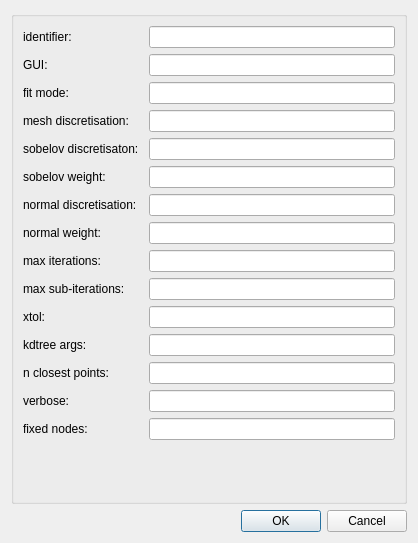
<?xml version="1.0" encoding="UTF-8"?>
<ui version="4.0">
 <class>Dialog</class>
 <widget class="QDialog" name="Dialog">
  <property name="geometry">
   <rect>
    <x>0</x>
    <y>0</y>
    <width>418</width>
    <height>543</height>
   </rect>
  </property>
  <property name="windowTitle">
   <string>ConfigureDialog</string>
  </property>
  <layout class="QGridLayout" name="gridLayout">
   <item row="1" column="0">
    <widget class="QDialogButtonBox" name="buttonBox">
     <property name="orientation">
      <enum>Qt::Horizontal</enum>
     </property>
     <property name="standardButtons">
      <set>QDialogButtonBox::Cancel|QDialogButtonBox::Ok</set>
     </property>
    </widget>
   </item>
   <item row="0" column="0">
    <widget class="QGroupBox" name="configGroupBox">
     <property name="title">
      <string/>
     </property>
     <layout class="QFormLayout" name="formLayout">
      <item row="0" column="0">
       <widget class="QLabel" name="label0">
        <property name="text">
         <string>identifier:  </string>
        </property>
       </widget>
      </item>
      <item row="0" column="1">
       <widget class="QLineEdit" name="lineEdit0"/>
      </item>
      <item row="3" column="0">
       <widget class="QLabel" name="label1">
        <property name="text">
         <string>mesh discretisation:  </string>
        </property>
       </widget>
      </item>
      <item row="3" column="1">
       <widget class="QLineEdit" name="lineEdit1"/>
      </item>
      <item row="4" column="0">
       <widget class="QLabel" name="label2">
        <property name="text">
         <string>sobelov discretisaton:</string>
        </property>
       </widget>
      </item>
      <item row="4" column="1">
       <widget class="QLineEdit" name="lineEdit2"/>
      </item>
      <item row="5" column="0">
       <widget class="QLabel" name="label3">
        <property name="text">
         <string>sobelov weight:  </string>
        </property>
       </widget>
      </item>
      <item row="5" column="1">
       <widget class="QLineEdit" name="lineEdit3"/>
      </item>
      <item row="6" column="0">
       <widget class="QLabel" name="label4">
        <property name="text">
         <string>normal discretisation:  </string>
        </property>
       </widget>
      </item>
      <item row="6" column="1">
       <widget class="QLineEdit" name="lineEdit4"/>
      </item>
      <item row="7" column="0">
       <widget class="QLabel" name="label5">
        <property name="text">
         <string>normal weight:  </string>
        </property>
       </widget>
      </item>
      <item row="7" column="1">
       <widget class="QLineEdit" name="lineEdit5"/>
      </item>
      <item row="9" column="0">
       <widget class="QLabel" name="label6">
        <property name="text">
         <string>max sub-iterations:  </string>
        </property>
       </widget>
      </item>
      <item row="9" column="1">
       <widget class="QLineEdit" name="lineEdit6"/>
      </item>
      <item row="10" column="0">
       <widget class="QLabel" name="label7">
        <property name="text">
         <string>xtol:  </string>
        </property>
       </widget>
      </item>
      <item row="10" column="1">
       <widget class="QLineEdit" name="lineEdit7"/>
      </item>
      <item row="8" column="0">
       <widget class="QLabel" name="label8">
        <property name="text">
         <string>max iterations:  </string>
        </property>
       </widget>
      </item>
      <item row="8" column="1">
       <widget class="QLineEdit" name="lineEdit8"/>
      </item>
      <item row="2" column="0">
       <widget class="QLabel" name="label9">
        <property name="text">
         <string>fit mode:  </string>
        </property>
       </widget>
      </item>
      <item row="2" column="1">
       <widget class="QLineEdit" name="lineEdit9"/>
      </item>
      <item row="11" column="1">
       <widget class="QLineEdit" name="lineEdit11"/>
      </item>
      <item row="11" column="0">
       <widget class="QLabel" name="label11">
        <property name="text">
         <string>kdtree args:  </string>
        </property>
       </widget>
      </item>
      <item row="12" column="1">
       <widget class="QLineEdit" name="lineEdit10"/>
      </item>
      <item row="12" column="0">
       <widget class="QLabel" name="label10">
        <property name="text">
         <string>n closest points:  </string>
        </property>
       </widget>
      </item>
      <item row="13" column="1">
       <widget class="QLineEdit" name="lineEdit12"/>
      </item>
      <item row="13" column="0">
       <widget class="QLabel" name="label12">
        <property name="text">
         <string>verbose:  </string>
        </property>
       </widget>
      </item>
      <item row="14" column="1">
       <widget class="QLineEdit" name="lineEdit13"/>
      </item>
      <item row="14" column="0">
       <widget class="QLabel" name="label13">
        <property name="text">
         <string>fixed nodes:  </string>
        </property>
       </widget>
      </item>
      <item row="1" column="0">
       <widget class="QLabel" name="label14">
        <property name="text">
         <string>GUI:</string>
        </property>
       </widget>
      </item>
      <item row="1" column="1">
       <widget class="QLineEdit" name="lineEdit14"/>
      </item>
     </layout>
    </widget>
   </item>
  </layout>
 </widget>
 <resources/>
 <connections>
  <connection>
   <sender>buttonBox</sender>
   <signal>accepted()</signal>
   <receiver>Dialog</receiver>
   <slot>accept()</slot>
   <hints>
    <hint type="sourcelabel">
     <x>208</x>
     <y>517</y>
    </hint>
    <hint type="destinationlabel">
     <x>208</x>
     <y>271</y>
    </hint>
   </hints>
  </connection>
  <connection>
   <sender>buttonBox</sender>
   <signal>rejected()</signal>
   <receiver>Dialog</receiver>
   <slot>reject()</slot>
   <hints>
    <hint type="sourcelabel">
     <x>208</x>
     <y>517</y>
    </hint>
    <hint type="destinationlabel">
     <x>208</x>
     <y>271</y>
    </hint>
   </hints>
  </connection>
 </connections>
</ui>
